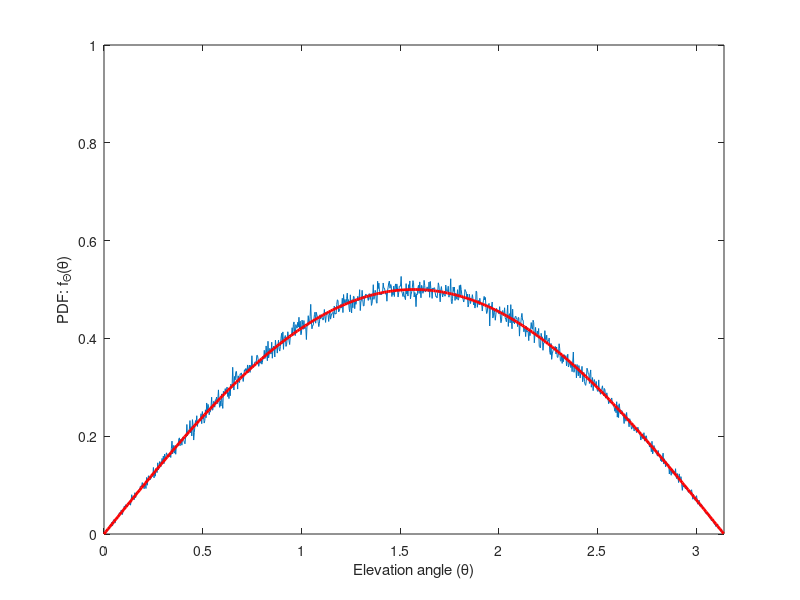

This figure's MATLAB source: (Note: this script raises an error after producing the figure.)
clc;
clear all;
format long;

R = 1000; % radius of the sphere
NumSamples = 1000000; % number of samples
rvals = 2*rand(1,NumSamples)-1; 
el = asin(rvals)+pi/2; % elevation angle
az = 2*pi*rand(1,NumSamples); % azimuth angle
dist = R*(rand(1,NumSamples)).^(1/3); % distance

x = dist.*cos(az).*sin(el); % x coordinate
y = dist.*sin(az).*sin(el); % y coordinate
z = dist.*cos(el); % z coordinate

[a,b] = hist(el,1000);
figure(401);plot(b,a/sum(a)/(b(2)-b(1)));hold on;
th = 0:.01:pi; % elevation angle [0,pi]
f_th = sin(th)/2; % PDF of elevation angle
figure(401);plot(th,f_th,'r','linewidth',2);hold on;axis([0 pi 0 1]);
xlabel('Elevation angle (\theta)');ylabel('PDF: f_\Theta(\theta)');legend(2,'Simulation','Theory');

[a,b] = hist(az,1000);
figure(402);plot(b,a/sum(a)/(b(2)-b(1)));hold on;
ph = 0:.01:2*pi; % elevation angle [0,2*pi]
f_ph = 1/(2*pi); % PDF of azimuth angle
figure(402);plot(ph,f_ph,'r','linewidth',2);hold on;axis([0 6.20 0 .3]);
xlabel('Azimuth angle (\phi)');ylabel('PDF: f_\Phi(\phi)');legend(2,'Simulation','Theory');

[a,b] = hist(dist,1000);
figure(403);plot(b,a/sum(a)/(b(2)-b(1)));hold on;
r = 0:1:R; % distance [0,R]
f_r = 3*r.^2/R^3;  % PDF of distance
figure(403);plot(r,f_r,'r','linewidth',2);hold on;axis([]);
xlabel('Distance (r)');ylabel('PDF: f_D(r)');legend(2,'Simulation','Theory');

figure;plot3(x(1:1000),y(1:1000),z(1:1000),'.');box on;grid on;
